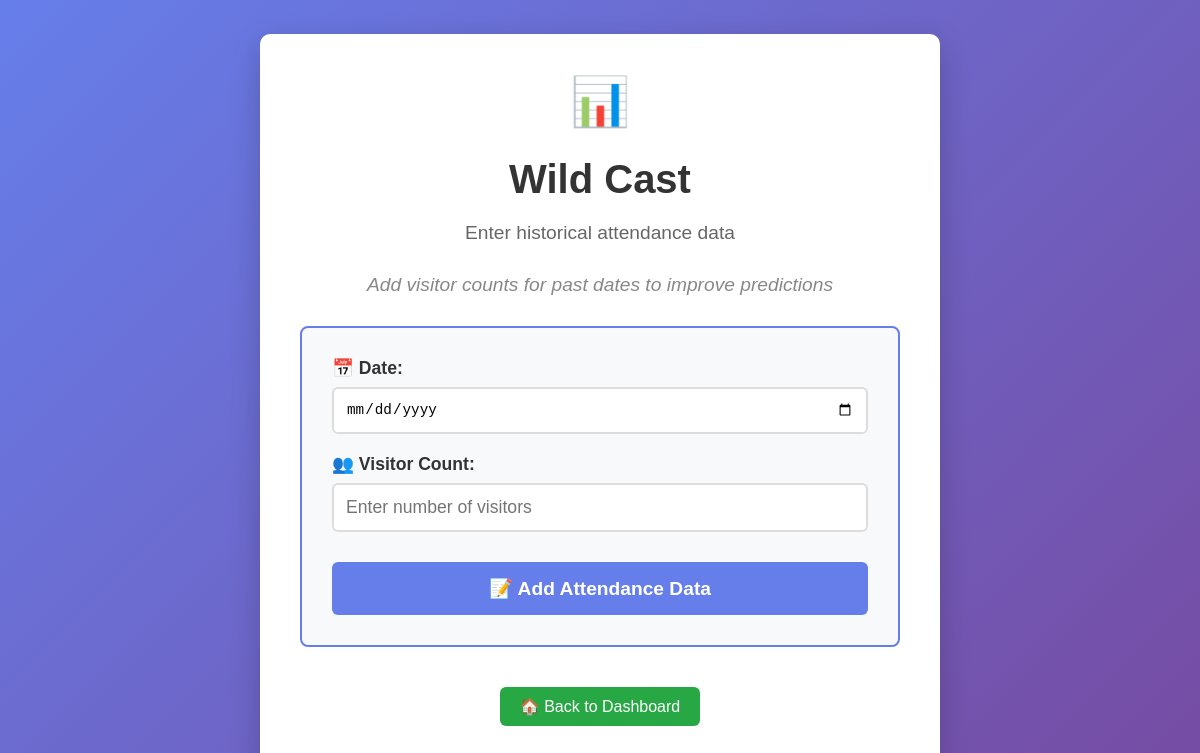
Page /input/ on the earlier database version.
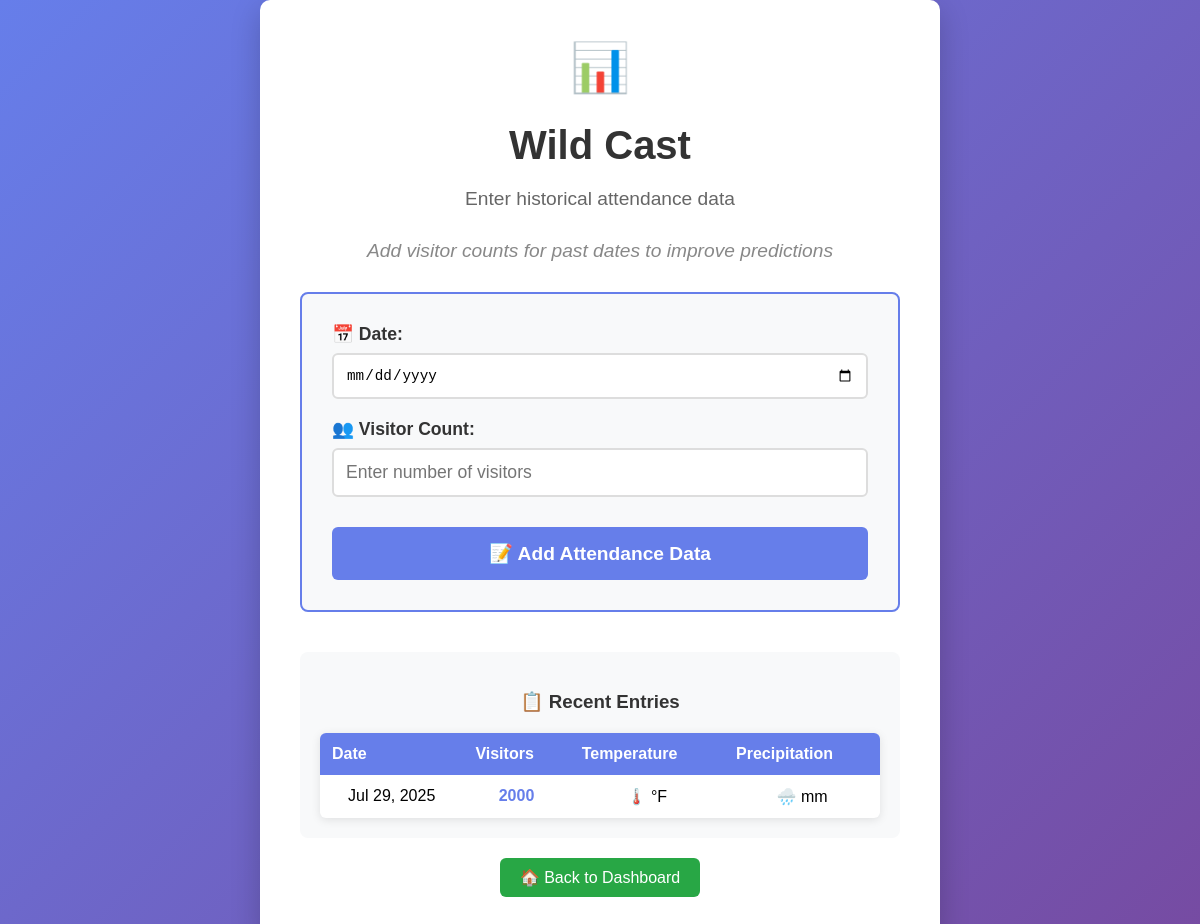
Same page on the later database version.
### dashboard/models.py (models this page shows)
class DailyAttendance(models.Model):
    date = models.DateField()
    location = models.ForeignKey(Location, on_delete=models.CASCADE)
    count = models.IntegerField()
    high_temp = models.FloatField(blank=True, null=True)
    precipitation = models.FloatField(blank=True, null=True)

### dashboard/views.py (the view, shortened to what this page needs)
# urls.py: path('input/', views.input, name='input'),
def input(request):
    context = {}
    try:
        recent_entries = DailyAttendance.objects.filter(
            location__name='Safari Park'
        ).order_by('-date')[:10]
        context['recent_entries'] = recent_entries
    except:
        context['recent_entries'] = []
    return render(request, 'dashboard/input.html', context)

### dashboard/templates/dashboard/input.html (shortened to what this page needs)
<!DOCTYPE html>
<html>
<head>
</head>
<body>
    <div class="container">
        <div class="logo">📊</div>
        <h1>Wild Cast</h1>
        <p>Enter historical attendance data</p>
        <p class="subtitle">Add visitor counts for past dates to improve predictions</p>
        <div class="form-container">
            <form method="POST" action="{% url 'input' %}">
                <div class="form-group">
                    <label for="date">📅 Date:</label>
                    <input type="date" id="date" name="date" required>
                </div>
                <div class="form-group">
                    <label for="attendance">👥 Visitor Count:</label>
                    <input type="number" id="attendance" name="attendance" required min="0" placeholder="Enter number of visitors">
                </div>
                <button type="submit" class="submit-btn">📝 Add Attendance Data</button>
            </form>
        </div>
        {% if recent_entries %}
        <div class="recent-entries">
            <h3>📋 Recent Entries</h3>
            <table class="entries-table">
                <thead>
                    <tr>
                        <th>Date</th>
                        <th>Visitors</th>
                        <th>Temperature</th>
                        <th>Precipitation</th>
                    </tr>
                </thead>
                <tbody>
                    {% for entry in recent_entries %}
                    <tr>
                        <td>{{ entry.date|date:"M d, Y" }}</td>
                        <td style="text-align: center; font-weight: bold; color: #667eea;">{{ entry.count }}</td>
                        <td style="text-align: center;">🌡️ {{ entry.high_temp|floatformat:0 }}°F</td>
                        <td style="text-align: center;">🌧️ {{ entry.precipitation|floatformat:1 }}mm</td>
                    </tr>
                    {% endfor %}
                </tbody>
            </table>
        </div>
        {% endif %}
        <a href="{% url 'homepage' %}" class="nav-link">🏠 Back to Dashboard</a>
    </div>
</body>
</html>

Differences in the rows shown:
added DailyAttendance: date "Jul 29, 2025", count "2000"
Other differences:
text now shown: "📋 Recent Entries Date Visitors Temperature Precipitation"
